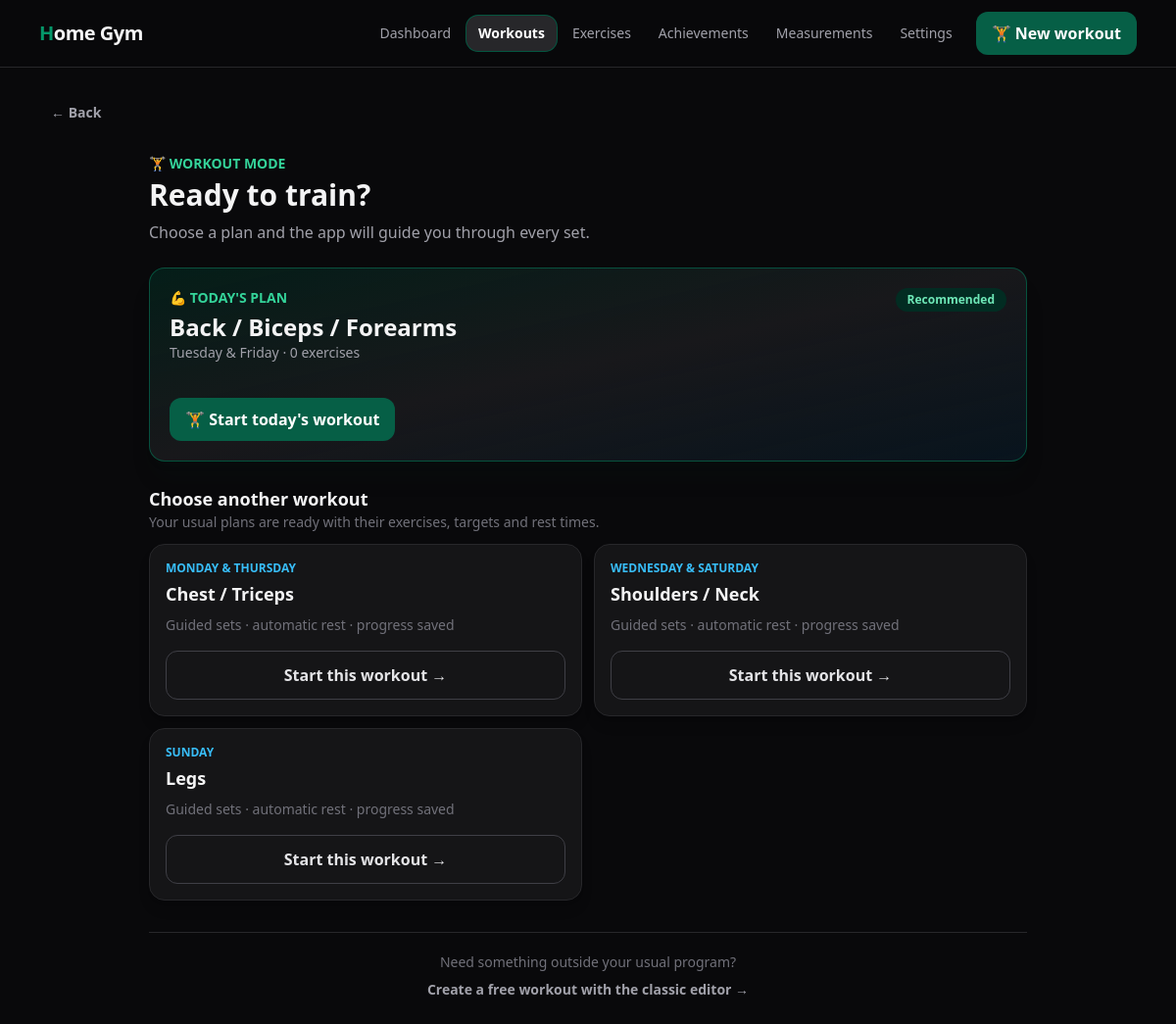
Screenshot of /workouts/new with the database file from the repository.
### tables this page shows
CREATE TABLE workout_templates (
    id SMALLINT UNSIGNED AUTO_INCREMENT PRIMARY KEY,
    name VARCHAR(120) NOT NULL,
    session_type VARCHAR(120) NOT NULL,
    scheduled_days VARCHAR(20) NOT NULL COMMENT 'Comma-separated ISO weekdays, Monday=1',
    is_active BOOLEAN NOT NULL DEFAULT TRUE,
    UNIQUE KEY uq_template_name (name)
);

### app/Core/View.php (called while the page is built, shortened)
<?php
final class View
{
    public static function render(string $name, array $data = []): void
    {
        $file = dirname(__DIR__, 2) . '/resources/views/' . $name . '.php';
        extract($data, EXTR_SKIP);
        require $file;
        require dirname(__DIR__, 2) . '/resources/views/layouts/app.php';
    }
}

### app/Core/Controller.php (called while the page is built, shortened)
<?php
abstract class Controller
{
    protected function view(string $name, array $data = []): void
    {
        View::render($name, $data);
    }
}

### app/Controllers/WorkoutModeController.php (called while the page is built, shortened)
<?php
final class WorkoutModeController extends Controller
{
    private ActiveWorkoutService $service;
    public function __construct(){ $this->service=new ActiveWorkoutService(); }
    public function create(): void
    {
        $activeWorkout=$this->service->active();
        $templates=WorkoutTemplate::all();
        $todayTemplate=WorkoutTemplate::forDay((int)(new DateTimeImmutable('today'))->format('N'));
        $this->view('workout-mode/create',compact('activeWorkout','templates','todayTemplate'));
    }
}

### public/index.php (called while the page is built, shortened)
<?php
$config = require dirname(__DIR__) . '/config/app.php';
$router = new Router();
$router->dispatch($_SERVER['REQUEST_METHOD'], $_SERVER['REQUEST_URI']);

### app/Services/ActiveWorkoutService.php (called while the page is built, shortened)
<?php
final class ActiveWorkoutService
{
    public function active(): ?array
    {
        $db=Database::connection();
        $session=$db->query("SELECT * FROM workout_sessions WHERE status='in_progress' ORDER BY id DESC LIMIT 1")->fetch();
        return $session?$this->state((int)$session['id']):null;
    }
}

### app/Models/WorkoutTemplate.php (called while the page is built, shortened)
<?php
final class WorkoutTemplate
{
    public static function all(): array
    {
        return Database::connection()->query('SELECT * FROM workout_templates WHERE is_active=1 ORDER BY id')->fetchAll();
    }
    public static function find(int $id): ?array
    {
        $db=Database::connection();$stmt=$db->prepare('SELECT * FROM workout_templates WHERE id=? AND is_active=1');$stmt->execute([$id]);$template=$stmt->fetch();if(!$template)return null;
        $stmt=$db->prepare('SELECT wte.*,e.name exercise_name FROM workout_template_exercises wte JOIN exercises e ON e.id=wte.exercise_id WHERE wte.workout_template_id=? ORDER BY wte.position');$stmt->execute([$id]);$template['exercises']=$stmt->fetchAll();return $template;
    }
    public static function forDay(int $isoDay): ?array
    {
        foreach(self::all() as $template){if(in_array((string)$isoDay,explode(',',$template['scheduled_days']),true))return self::find((int)$template['id']);}return null;
    }
}

### app/Core/Database.php (called while the page is built, shortened)
<?php
final class Database
{
    private static ?PDO $connection = null;
    public static function connection(): PDO
    {
        if (self::$connection === null) {
            $host = $_ENV['DB_HOST'] ?? '127.0.0.1';
            $port = $_ENV['DB_PORT'] ?? '3306';
            $database = $_ENV['DB_DATABASE'] ?? 'muscu';
            $dsn = "mysql:host={$host};port={$port};dbname={$database};charset=utf8mb4";
            self::$connection = new PDO($dsn, $_ENV['DB_USERNAME'] ?? '', $_ENV['DB_PASSWORD'] ?? '', [
                PDO::ATTR_ERRMODE => PDO::ERRMODE_EXCEPTION,
                PDO::ATTR_DEFAULT_FETCH_MODE => PDO::FETCH_ASSOC,
                PDO::ATTR_EMULATE_PREPARES => false,
            ]);
        }
        return self::$connection;
    }
}

### app/Helpers/functions.php (called while the page is built, shortened)
<?php
function e(mixed $value): string
{
    return htmlspecialchars((string) $value, ENT_QUOTES | ENT_SUBSTITUTE, 'UTF-8');
}
function route(string $name,array $parameters=[]): string
{
    return \App\Core\Router::urlFor($name,$parameters);
}

### resources/views/workout-mode/create.php (the view, shortened to what this page needs)
<?php
$dayNames=['1'=>'Monday','2'=>'Tuesday','3'=>'Wednesday','4'=>'Thursday','5'=>'Friday','6'=>'Saturday','7'=>'Sunday'];
$schedule=function(string $days)use($dayNames):string{return implode(' & ',array_map(fn($day)=>$dayNames[$day]??$day,explode(',',$days)));};
?>
<div class="mx-auto max-w-4xl">
  <div class="mb-6">
    <p class="text-sm font-semibold text-emerald-400">🏋️ WORKOUT MODE</p>
    <h1 class="mt-1 text-3xl font-black">Ready to train?</h1>
    <p class="mt-2 text-zinc-400">Choose a plan and the app will guide you through every set.</p>
  </div>
  <?php if(!$activeWorkout&&$todayTemplate): ?>
  <section class="mb-6 rounded-2xl border border-emerald-700/60 bg-gradient-to-br from-emerald-950/60 via-zinc-900 to-sky-950/30 p-5 shadow-xl shadow-emerald-950/10">
    <div class="flex flex-wrap items-start justify-between gap-3"><div><p class="text-sm font-bold text-emerald-400">💪 TODAY'S PLAN</p><h2 class="mt-1 text-2xl font-black"><?= e($todayTemplate['session_type']) ?></h2><p class="text-sm text-zinc-400"><?= e($schedule($todayTemplate['scheduled_days'])) ?> · <?= count($todayTemplate['exercises']) ?> exercises</p></div><span class="rounded-full bg-emerald-950 px-3 py-1 text-xs font-bold text-emerald-300">Recommended</span></div>
    <form method="post" action="<?= e(route('workouts.start')) ?>" class="mt-5"><button class="btn-primary w-full sm:w-auto">🏋️ Start today's workout</button></form>
  </section>
  <?php endif; ?>
  <?php if(!$activeWorkout): ?>
  <section>
    <div class="mb-3"><h2 class="text-lg font-bold">Choose another workout</h2><p class="text-sm text-zinc-500">Your usual plans are ready with their exercises, targets and rest times.</p></div>
    <div class="grid gap-3 sm:grid-cols-2"><?php foreach($templates as $template):if((int)($todayTemplate['id']??0)===(int)$template['id'])continue; ?>
      <form method="post" action="<?= e(route('workouts.start')) ?>" class="card group flex flex-col transition hover:-translate-y-0.5 hover:border-emerald-800"><?= csrf_field() ?><input type="hidden" name="template_id" value="<?= (int)$template['id'] ?>"><div class="flex-1"><p class="text-xs font-semibold text-sky-400"><?= e(strtoupper($schedule($template['scheduled_days']))) ?></p><h3 class="mt-1 text-lg font-black"><?= e($template['session_type']) ?></h3><p class="mt-2 text-sm text-zinc-500">Guided sets · automatic rest · progress saved</p></div><button class="mt-4 w-full rounded-xl border border-zinc-700 px-4 py-3 font-bold text-zinc-200 transition group-hover:border-emerald-700 group-hover:bg-emerald-950/40 group-hover:text-emerald-300">Start this workout →</button></form>
    <?php endforeach; ?></div>
  </section>
  <div class="mt-8 border-t border-zinc-800 pt-5 text-center"><p class="text-sm text-zinc-500">Need something outside your usual program?</p><a href="<?= e(route('workouts.custom.create')) ?>" class="mt-2 inline-block text-sm font-semibold text-zinc-400 hover:text-white">Create a free workout with the classic editor →</a></div>
  <?php endif; ?>
</div>

### app/Core/Router.php (shortened to what this page needs)
<?php
final class Router
{
    private array $routes = [];
    private static array $namedRoutes = [];
    private function add(string $method, string $path, array|callable $action, ?string $name=null): void
    {
        $pattern = preg_replace('#\{[a-zA-Z_]+\}#', '([^/]+)', $path);
        $this->routes[] = [$method, '#^' . $pattern . '/?$#', $action];
        if($name)self::$namedRoutes[$name]=$path;
    }
    public static function urlFor(string $name,array $parameters=[]): string
    {
        $path=self::$namedRoutes[$name];
        return $path;
    }
    public function dispatch(string $method, string $uri): void
    {
        $path = rawurldecode(parse_url($uri, PHP_URL_PATH) ?: '/');
        foreach ($this->routes as [$verb, $pattern, $action]) {
            if ($verb === $method && preg_match($pattern, $path, $matches)) {
                array_shift($matches);
                if(is_callable($action))$action(...$matches);else{[$class, $function] = $action;(new $class())->{$function}(...$matches);}
                return;
            }
        }
    }
}

### rows the page displays
workout_templates: session_type "Back / Biceps / Forearms", scheduled_days "Tuesday & Friday"
workout_templates: scheduled_days "MONDAY & THURSDAY", session_type "Chest / Triceps"
workout_templates: scheduled_days "WEDNESDAY & SATURDAY", session_type "Shoulders / Neck"
workout_templates: scheduled_days "SUNDAY", session_type "Legs"

### other values shown
count($todayTemplate['exercises']) "0"
